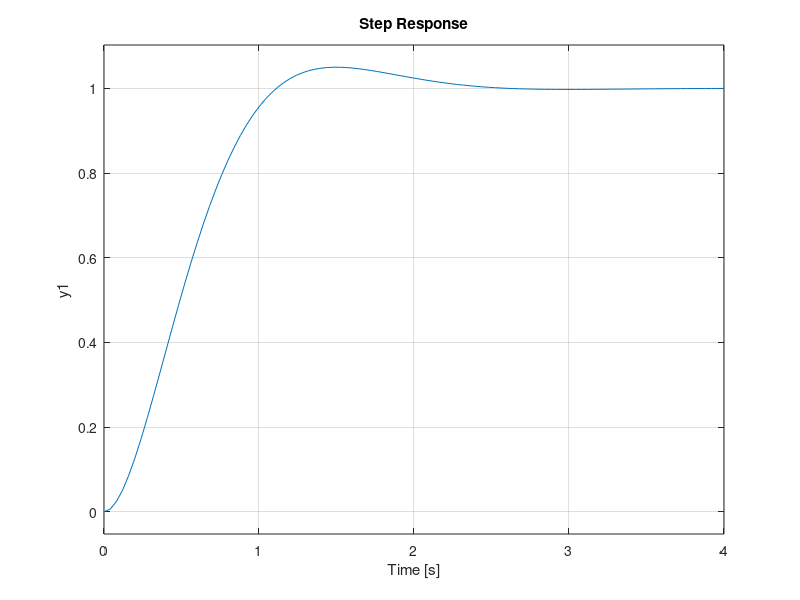

Write the MATLAB code that produced this figure. (Note: this script raises an error after producing the figure.)
s = tf('s');
%define the system parameters
wn = 2.8981; % wn
k = 2.8981^2; % wn^2
zeta = 0.6901;

%Transfer function (closed_loop):
T = wn^2 / (s^2 + 2*s*wn*zeta + wn^2);
step(T)
stepinfo(T)


